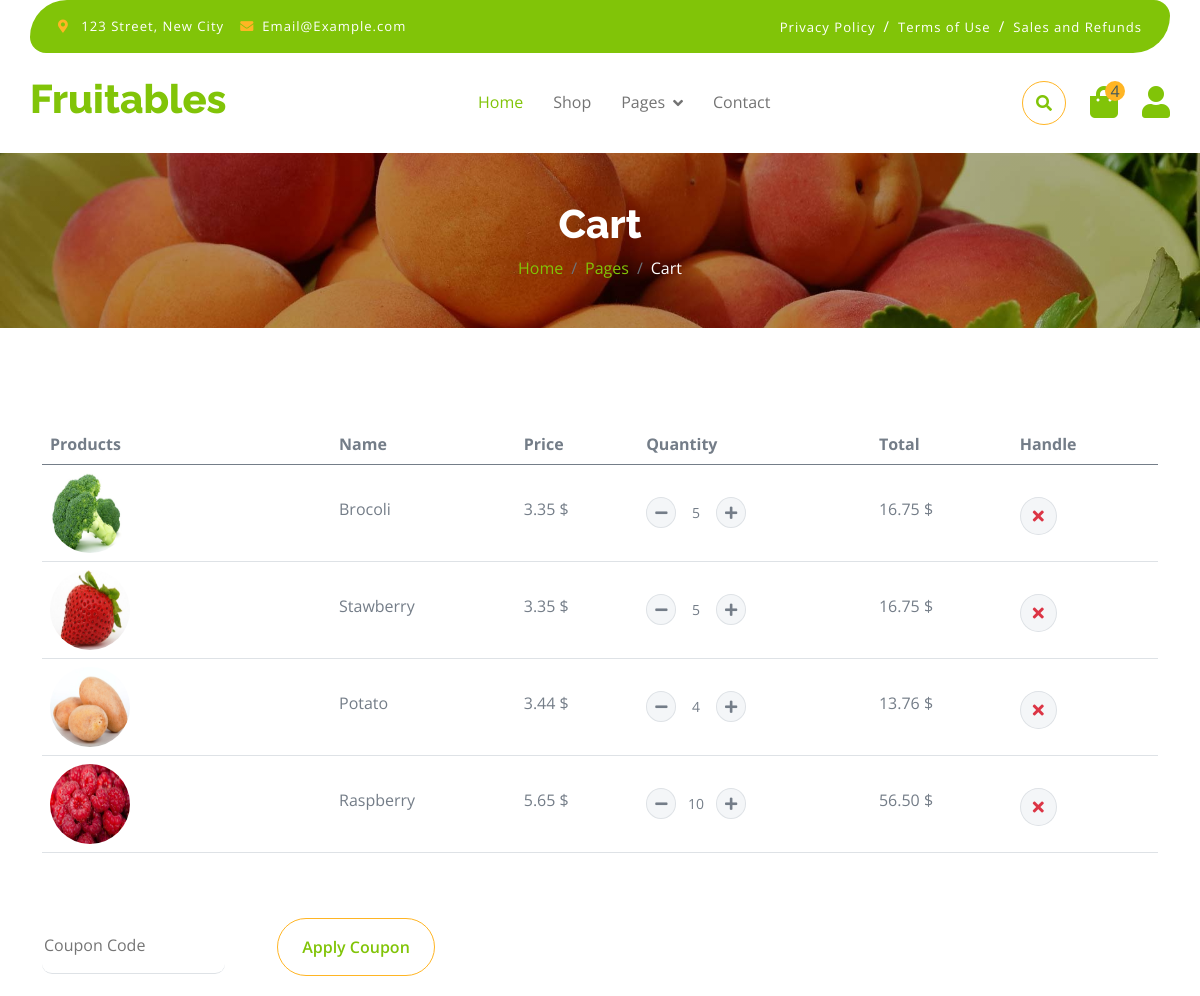
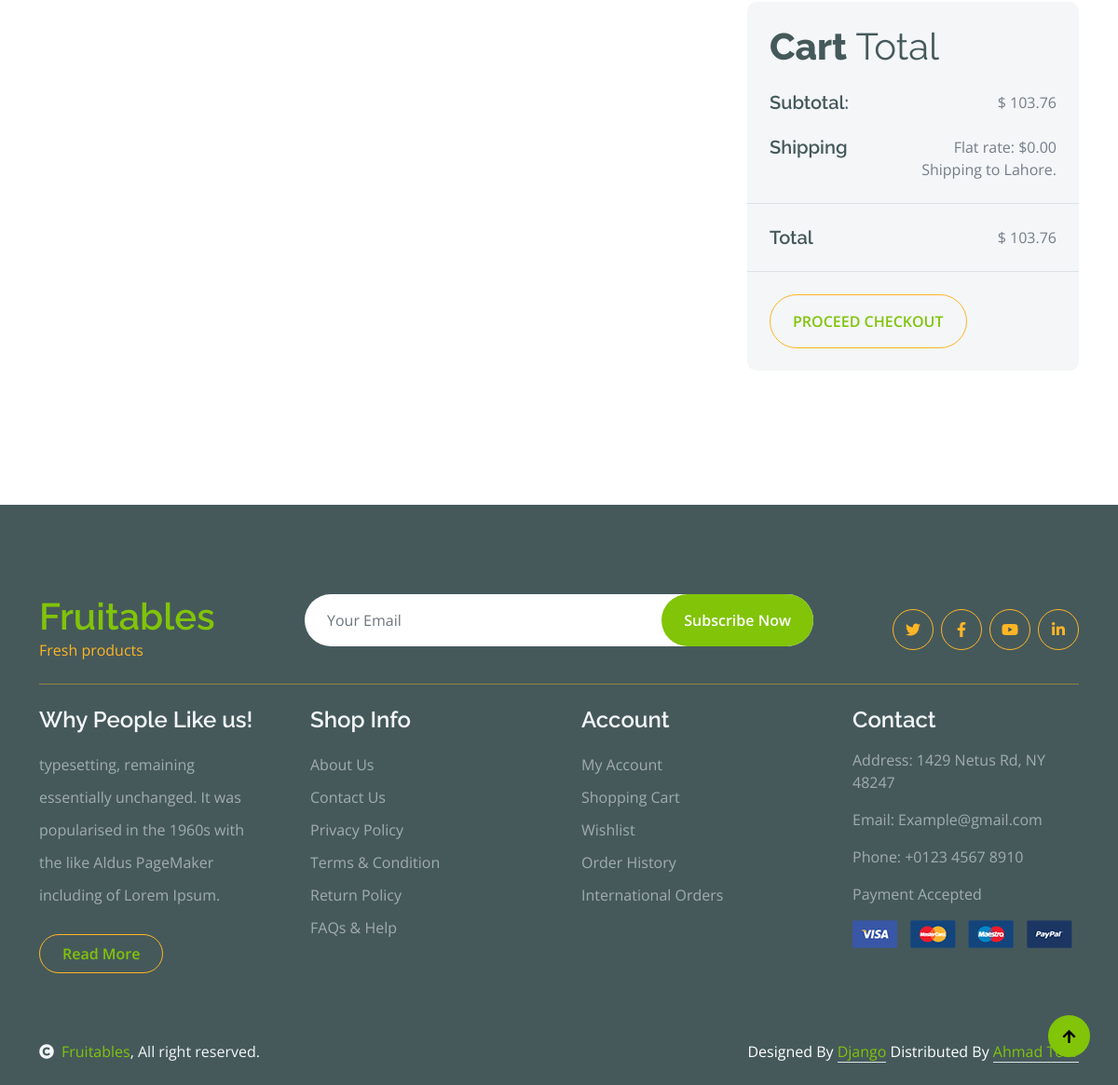
The page /cart on the database its author committed (2 pictures, top to bottom).
### fruitable/models.py (models this page shows, shortened)
class Cart(models.Model):
    product = models.ForeignKey(Food, on_delete=models.CASCADE)
    quantity = models.PositiveIntegerField(default=0)
    user = models.ForeignKey(User, on_delete=models.CASCADE)
    date_added = models.DateTimeField(auto_now_add=True)
    def total(self):
       return f'{self.quantity * self.product.Prize}'

class Food(models.Model):
  Name = models.CharField(max_length=50)
  Category = models.CharField(max_length=50)
  Prize = models.DecimalField(max_digits=5, decimal_places=2)
  Description = models.TextField()
  src = models.CharField(max_length=255)
  star = models.PositiveIntegerField(validators=[MaxValueValidator(5)], default=0)

### fruitable/views.py (the view)
# urls.py: path('cart', views.cart, name='cart'),
def cart(request):
    Cart = models.Cart.objects.all()
    cart_quantity =   len(list(item for item in Cart))
    subtotal =   sum(item.quantity * item.product.Prize for item in Cart)
    return render(request, 'cart.html', {'Cart': Cart, 'Subtotal' : subtotal, 'cart_quantity' : cart_quantity})

### templates/cart.html (shortened to what this page needs)
{% extends "base.html" %}
{% block content %}
 <div class="container-fluid page-header py-5">
    <h1 class="text-center text-white display-6">Cart</h1>
    <ol class="breadcrumb justify-content-center mb-0">
        <li class="breadcrumb-item"><a href="/">Home</a></li>
        <li class="breadcrumb-item"><a href="">Pages</a></li>
        <li class="breadcrumb-item active text-white">Cart</li>
    </ol>
</div>
<div class="container-fluid py-5">
    <div class="container py-5">
        <div class="table-responsive">
            <table class="table">
                <thead>
                  <tr>
                    <th scope="col">Products</th>
                    <th scope="col">Name</th>
                    <th scope="col">Price</th>
                    <th scope="col">Quantity</th>
                    <th scope="col">Total</th>
                    <th scope="col">Handle</th>
                  </tr>
                </thead>
                <tbody>
                    {% for item in Cart %}
                    <tr >
                        <th scope="row" style="cursor: pointer;" onclick="location.href= '/product/' + '{{item.product.Name}}'">
                            <div class="d-flex align-items-center">
                                <img src="{{item.product.src}}" class="img-fluid me-5 rounded-circle" style="width: 80px; height: 80px;" alt="">
                            </div>
                        </th>
                        <td style="cursor: pointer;" onclick="location.href= '/product/' + '{{item.product.Name}}'">
                            <p class="mb-0 mt-4">{{item.product.Name}}</p>
                        </td>
                        <td>
                            <p class="mb-0 mt-4">{{item.product.Prize}} $</p>
                        </td>
                        <td>
                            <div class="input-group quantity mt-4" style="width: 100px;" >
                                <div class="input-group-btn">
                                    <button class="btn btn-sm btn-minus rounded-circle bg-light border" >
                                    <i class="fa fa-minus"></i>
                                    </button>
                                </div>
                                <input type="text" class="form-control form-control-sm text-center border-0" readonly style="background-color: #fff;" data-product-id="{{item.product.Name}}" value="{{item.quantity}}">
                                <div class="input-group-btn">
                                    <button class="btn btn-sm btn-plus rounded-circle bg-light border" >
                                        <i class="fa fa-plus"></i>
                                    </button>
                                </div>
                            </div>
                        </td>
                        <td>
                            <p class="mb-0 mt-4 " id="{{item.product.Name}}">{{item.total}} $</p>
                        </td>
                        <td>
                            <button class="btn btn-md rounded-circle bg-light border mt-4 delete-order" data-product-id="{{item.product.Name}}" >
                                <i class="fa fa-times text-danger"></i>
                            </button>
                        </td>
                    </tr>
                    {%empty%}
                    <tr>
                        <td style="border-bottom: none;">
                             Your cart is empty.
                        </td>
                    </tr>
                    {%endfor%}
                </tbody>
            </table>
        </div>
        <div class="mt-5">
            <input type="text" class="border-0 border-bottom rounded me-5 py-3 mb-4" placeholder="Coupon Code">
            <button class="btn border-secondary rounded-pill px-4 py-3 text-primary" type="button">Apply Coupon</button>
        </div>
        <div class="row g-4 justify-content-end">
            <div class="col-8"></div>
            <div class="col-sm-8 col-md-7 col-lg-6 col-xl-4">
                <div class="bg-light rounded">
                    <div class="p-4">
                        <h1 class="display-6 mb-4">Cart <span class="fw-normal">Total</span></h1>
                        <div class="d-flex justify-content-between mb-4">
                            <h5 class="mb-0 me-4">Subtotal:</h5>
                            <p class="mb-0 subtotal">$ {{Subtotal}}</p>
                        </div>
                        <div class="d-flex justify-content-between">
                            <h5 class="mb-0 me-4">Shipping</h5>
                            <div class="">
                                <p class="mb-0">Flat rate: $0.00</p>
                            </div>
                        </div>
                        <p class="mb-0 text-end">Shipping to Lahore.</p>
                    </div>
                    <div class="py-4 mb-4 border-top border-bottom d-flex justify-content-between">
                        <h5 class="mb-0 ps-4 me-4">Total</h5>
                        <p class="mb-0 pe-4 subtotal">$ {{Subtotal}}</p>
                    </div>
                    <button class="btn border-secondary rounded-pill px-4 py-3 text-primary text-uppercase mb-4 ms-4" type="button" onclick="window.location.href= 'checkout'">Proceed Checkout</button>
                </div>
            </div>
        </div>
    </div>
</div>
{% endblock %}

### templates/base.html (shortened to what this page needs)
<!DOCTYPE html>
<html lang="en">
    <head>
        <link rel="stylesheet" href="https://use.fontawesome.com/releases/v5.15.4/css/all.css"/>
        <link href="https://cdn.jsdelivr.net/npm/bootstrap-icons@1.4.1/font/bootstrap-icons.css" rel="stylesheet">
        <link href="/static/lib/lightbox/css/lightbox.min.css" rel="stylesheet">
        <link href="/static/lib/owlcarousel/assets/owl.carousel.min.css" rel="stylesheet">
        <link href="/static/css/bootstrap.min.css" rel="stylesheet">
        {% load static %}
        <link href="{% static 'css/style.css' %}" type="text/css"  rel="stylesheet">
    </head>
    <body>
        <div class="container-fluid fixed-top">
            <div class="container topbar bg-primary d-none d-lg-block">
                <div class="d-flex justify-content-between">
                    <div class="top-info ps-2">
                        <small class="me-3"><i class="fas fa-map-marker-alt me-2 text-secondary"></i> <a href="" class="text-white">123 Street, New City</a></small>
                        <small class="me-3"><i class="fas fa-envelope me-2 text-secondary"></i><a href="" class="text-white">Email@Example.com</a></small>
                    </div>
                    <div class="top-link pe-2">
                        <a href="" class="text-white"><small class="text-white mx-2">Privacy Policy</small>/</a>
                        <a href="" class="text-white"><small class="text-white mx-2">Terms of Use</small>/</a>
                        <a href="" class="text-white"><small class="text-white ms-2">Sales and Refunds</small></a>
                    </div>
                </div>
            </div>
            <div class="container px-0">
                <nav class="navbar navbar-light bg-white navbar-expand-xl">
                    <a href="/" class="navbar-brand"><h1 class="text-primary display-6">Fruitables</h1></a>
                    <div class="collapse navbar-collapse bg-white" id="navbarCollapse">
                        <div class="navbar-nav mx-auto">
                            <a href="/" class="nav-item nav-link active">Home</a>
                            <a href="/shop" class="nav-item nav-link">Shop</a>
                            <div class="nav-item dropdown">
                                <a href="" class="nav-link dropdown-toggle" data-bs-toggle="dropdown">Pages</a>
                            </div>
                            <a href="/contact" class="nav-item nav-link">Contact</a>
                        </div>
                        <div class="d-flex m-3 me-0">
                            <button id="search-button" class="btn-search btn border border-secondary btn-md-square rounded-circle bg-white me-4 " style="z-index: 1;" data-bs-toggle="collapse" data-bs-target="#searchBar"><i class="fas fa-search text-primary"></i></button>
                            <a href="/cart" class="position-relative me-4 my-auto">
                                <i class="fa fa-shopping-bag fa-2x"></i>
                                <span class="position-absolute bg-secondary rounded-circle d-flex align-items-center justify-content-center text-dark px-1" style="top: -5px; left: 15px; height: 20px; min-width: 20px;" id="cart-quantity">{{cart_quantity}}</span>
                            </a>
                            <a href="/account" class="my-auto">
                                <i class="fas fa-user fa-2x"></i>
                            </a>
                        </div>
                    </div>
                </nav>
            </div>
        </div>
        {% block content %}{% endblock %}
        <div class="container-fluid bg-dark text-white-50 footer pt-5 mt-5">
            <div class="container py-5">
                <div class="pb-4 mb-4" style="border-bottom: 1px solid rgba(226, 175, 24, 0.5) ;">
                    <div class="row g-4">
                        <div class="col-lg-3">
                            <a href="">
                                <h1 class="text-primary mb-0">Fruitables</h1>
                                <p class="text-secondary mb-0">Fresh products</p>
                            </a>
                        </div>
                        <div class="col-lg-6">
                            <div class="position-relative mx-auto">
                                <input class="form-control border-0 w-100 py-3 px-4 rounded-pill" type="number" placeholder="Your Email">
                                <button type="submit" class="btn btn-primary border-0 border-secondary py-3 px-4 position-absolute rounded-pill text-white" style="top: 0; right: 0;">Subscribe Now</button>
                            </div>
                        </div>
                        <div class="col-lg-3">
                            <div class="d-flex justify-content-end pt-3">
                                <a class="btn  btn-outline-secondary me-2 btn-md-square rounded-circle" href=""><i class="fab fa-twitter"></i></a>
                                <a class="btn btn-outline-secondary me-2 btn-md-square rounded-circle" href=""><i class="fab fa-facebook-f"></i></a>
                                <a class="btn btn-outline-secondary me-2 btn-md-square rounded-circle" href=""><i class="fab fa-youtube"></i></a>
                                <a class="btn btn-outline-secondary btn-md-square rounded-circle" href=""><i class="fab fa-linkedin-in"></i></a>
                            </div>
                        </div>
                    </div>
                </div>
                <div class="row g-5">
                    <div class="col-lg-3 col-md-6">
                        <div class="footer-item">
                            <h4 class="text-light mb-3">Why People Like us!</h4>
                            <p class="mb-4">typesetting, remaining essentially unchanged. It was
                                popularised in the 1960s with the like Aldus PageMaker including of Lorem Ipsum.</p>
                            <a href="" class="btn border-secondary py-2 px-4 rounded-pill text-primary">Read More</a>
                        </div>
                    </div>
                    <div class="col-lg-3 col-md-6">
                        <div class="d-flex flex-column text-start footer-item">
                            <h4 class="text-light mb-3">Shop Info</h4>
                            <a class="btn-link" href="">About Us</a>
                            <a class="btn-link" href="">Contact Us</a>
                            <a class="btn-link" href="">Privacy Policy</a>
                            <a class="btn-link" href="">Terms & Condition</a>
                            <a class="btn-link" href="">Return Policy</a>
                            <a class="btn-link" href="">FAQs & Help</a>
                        </div>
                    </div>
                    <div class="col-lg-3 col-md-6">
                        <div class="d-flex flex-column text-start footer-item">
                            <h4 class="text-light mb-3">Account</h4>
                            <a class="btn-link" href="/account">My Account</a>
                            <a class="btn-link" href="/cart">Shopping Cart</a>
                            <a class="btn-link" href="/account">Wishlist</a>
                            <a class="btn-link" href="/account">Order History</a>
                            <a class="btn-link" href="/account">International Orders</a>
                        </div>
                    </div>
                    <div class="col-lg-3 col-md-6">
                        <div class="footer-item">
                            <h4 class="text-light mb-3">Contact</h4>
                            <p>Address: 1429 Netus Rd, NY 48247</p>
                            <p>Email: Example@gmail.com</p>
                            <p>Phone: +0123 4567 8910</p>
                            <p>Payment Accepted</p>
                            <img src="/static/img/payment.png" class="img-fluid" alt="">
                        </div>
                    </div>
                </div>
            </div>
        </div>
        <div class="container-fluid copyright bg-dark py-4">
            <div class="container">
                <div class="row">
                    <div class="col-md-6 text-center text-md-start mb-3 mb-md-0">
                        <span class="text-light"><a href=""><i class="fas fa-copyright text-light me-2"></i>Fruitables</a>, All right reserved.</span>
                    </div>
                    <div class="col-md-6 my-auto text-center text-md-end text-white">
                        Designed By <a class="border-bottom" href="">Django</a> Distributed By <a class="border-bottom" href="">Ahmad Toor</a>
                    </div>
                </div>
            </div>
        </div>
        <a href="" class="btn btn-primary border-3 border-primary rounded-circle back-to-top"><i class="fa fa-arrow-up"></i></a>
    </body>
</html>

### rows shown on the page
Cart: product.src (picture), product.Name "Brocoli", product.Prize "3.35", quantity "5", total "16.75"
Cart: product.src (picture), product.Name "Stawberry", product.Prize "3.35", quantity "5", total "16.75"
Cart: product.src (picture), product.Name "Potato", product.Prize "3.44", quantity "4", total "13.76"
Cart: product.src (picture), product.Name "Raspberry", product.Prize "5.65", quantity "10", total "56.50"

### other values the page prints
{{ cart_quantity }} "4"
{{ Subtotal }} "103.76"
